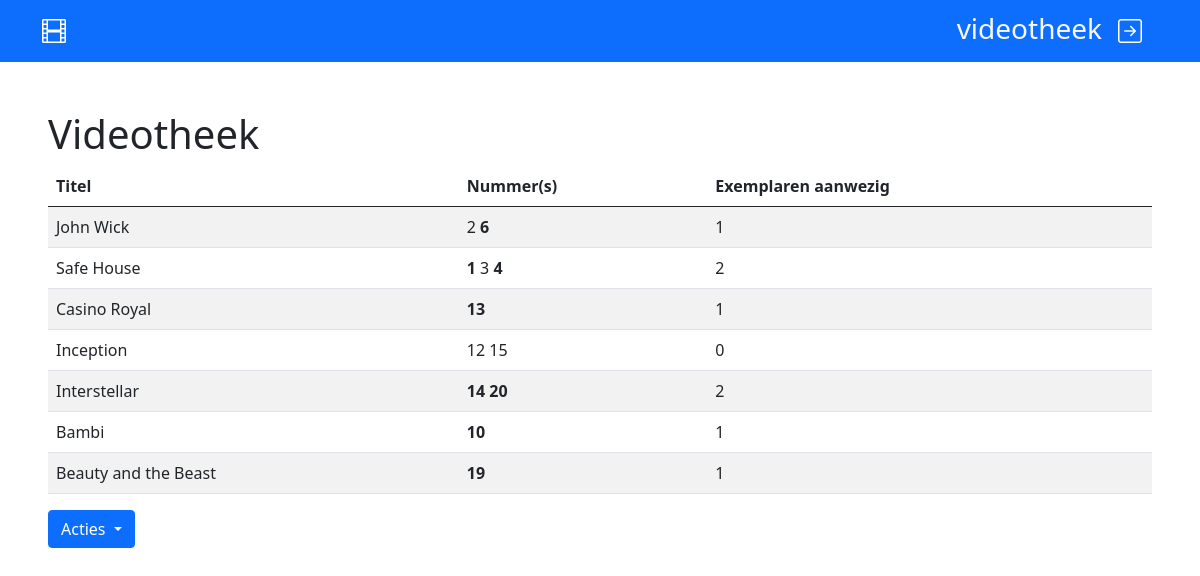
Page /filmoverzicht.php (signed in) on the committed database.
### tables this page shows
CREATE TABLE `films` (
  `filmId` int(11) NOT NULL,
  `title` varchar(255) NOT NULL
);

CREATE TABLE `exemplaren` (
  `exemplaarId` int(11) NOT NULL,
  `aanwezig` tinyint(4) NOT NULL DEFAULT 0,
  `filmId` int(11) NOT NULL
);

### filmoverzicht.php (called while the page is built, shortened)
<?php
$filmService = new FilmService();
$exemplaarService = new ExemplaarService();
$zoekExemplaar = false;
if ($zoekExemplaar === false){
  $films = $filmService->getAllFilms();
}
$filmItems = array();
foreach ($films as $film) {
    $exemplaren = $exemplaarService->getAllExemplarenByFilmId($film->getFilmId());
    $filmItem = new FilmItem($film, $exemplaren);
    array_push($filmItems, $filmItem);
}
include_once 'Presentation/filmoverzicht.php';

### Entities/FilmItem.php (called while the page is built, shortened)
<?php
class FilmItem
{
    private Film $film;
    private array $exemplaren;
    public function __construct(Film $film, array $exemplaren)
    {
        $this->film = $film;
        $this->exemplaren = $exemplaren;
    }
    public function getFilm(): Film
    {
        return $this->film;
    }
    public function getExemplaren(): array
    {
        return $this->exemplaren;
    }
    public function getExemplarenAanwezigCount(): int
    {
        $count = 0;
        foreach ($this->exemplaren as $exemplaar) {
            if ($exemplaar->getAanwezig()) {
                $count++;
            }
        }
        return $count;
    }
}

### Entities/Film.php (called while the page is built, shortened)
<?php
class Film
{
	private string $title;
	public function __construct(int $filmId, string $title)
	{
		$this->title = $title;
	}
	public function getTitle(): string
	{
		return $this->title;
	}
}

### Data/FilmDAO.php (called while the page is built, shortened)
<?php
class FilmDAO extends BaseDAO
{
    public function getAllFilms(): ?array
    {
        $items = array();
        try {
            $dbh = $this->db_connect();
            $queryStr = "SELECT * FROM films";
            $resultSet = $dbh->query($queryStr);
            foreach ($resultSet as $rij) {
                if ($rij) {
                    $item =  $this->createFilmFromRow($rij);
                    array_push($items, $item);
                }
            }
        } catch (\PDOException $e) {
            print "Error!: " . $e->getMessage() . "<br/>";
        }
        return $items;
    }
    private function createFilmFromRow($row): Film
    {
        return new Film((int)$row["filmId"], $row["title"]);
    }
}

### Business/FilmService.php (called while the page is built, shortened)
<?php
class FilmService
{
    private FilmDAO $filmDAO;
    public function __construct()
    {
        $this->filmDAO = new FilmDAO();
    }
    public function getAllFilms(): ?array
    {
        return $this->filmDAO->getAllFilms();
    }
}

### Entities/Exemplaar.php (called while the page is built, shortened)
<?php
class Exemplaar
{
	private int $exemplaarId;
	private bool $aanwezig;
	public function __construct(int $exemplaarId, int $filmId, bool $aanwezig)
	{
		$this->exemplaarId = $exemplaarId;
		$this->aanwezig = $aanwezig;
	}
	public function getExemplaarId(): int
	{
		return $this->exemplaarId;
	}
	public function getAanwezig(): bool
	{
		return $this->aanwezig;
	}
}

### Data/ExemplaarDAO.php (called while the page is built, shortened)
<?php
class ExemplaarDAO extends BaseDAO
{
    public function getAllExemplarenByFilmId(int $filmId): ?array
    {
        $items = array();
        try {
            $dbh = $this->db_connect();
            $statement = $dbh->prepare("SELECT * FROM exemplaren WHERE filmId = :filmId");
            $statement->bindValue(":filmId", $filmId);
            $statement->execute();
            $resultSet = $statement->fetchAll(\PDO::FETCH_ASSOC);
            foreach ($resultSet as $rij) {
                if ($rij) {
                    $item =  $this->createExemplaarFromRow($rij);
                    array_push($items, $item);
                }
            }
        } catch (\PDOException $e) {
            print "Error!: " . $e->getMessage() . "<br/>";
        }
        return $items;
    }
    private function createExemplaarFromRow($row): Exemplaar
    {
        return new Exemplaar(
            (int)$row["exemplaarId"],
            (int)$row["filmId"],
            (bool)$row["aanwezig"]
        );
    }
}

### Business/ExemplaarService.php (called while the page is built, shortened)
<?php
class ExemplaarService
{
    private ExemplaarDAO $exemplaarDAO;
    public function __construct()
    {
        $this->exemplaarDAO = new ExemplaarDAO();
    }
    public function getAllExemplarenByFilmId(int $filmId): ?array
    {
        return $this->exemplaarDAO->getAllExemplarenByFilmId($filmId);
    }
}

### Presentation/filmoverzicht.php (the view, shortened to what this page needs)
<!DOCTYPE HTML>
<html>
    <head>
        <link href="https://cdn.jsdelivr.net/npm/bootstrap@5.0.1/dist/css/bootstrap.min.css" rel="stylesheet">
        <link rel="stylesheet" href="https://cdn.jsdelivr.net/npm/bootstrap-icons@1.5.0/font/bootstrap-icons.css">
    </head>
    <body>
        <nav class="navbar navbar-dark bg-primary">
            <div class="container d-flex justify-content-between">
                <a class="navbar-brand fs-4" href="./filmoverzicht.php">
                    <i class="bi bi-film"></i>
                </a>
                <div class="d-flex">
                <h3 class="text-light mt-1 mx-3"> <?php
                    echo $_SESSION["user"];
                    ?></h3>
                    <a class="navbar-brand fs-4" href="./login.php">
                        <i class="bi bi-arrow-right-square"></i>
                    </a>
                </div>
            </div>
        </nav>
        <div class="m-5">
            <h1>Videotheek</h1>
            <table class="table table-striped">
                <thead>
                    <tr>
                        <th scope="col">Titel</th>
                        <th scope="col">Nummer(s)</th>
                        <th scope="col">Exemplaren aanwezig</th>
                    </tr>
                </thead>
                <tbody>
        <?php
          foreach($filmItems as $filmItem){
        ?>
                        <tr>
                            <td>
                                <?php echo $filmItem->getFilm()->getTitle(); ?>
                            </td>
                            <td>
                                <?php
                      foreach($filmItem->getExemplaren() as $exemplaar){
                                ?>
                                <span>
                                    <?php if($exemplaar->getAanwezig()) { ?>
                                    <b>
                                        <?php } ?>
                                        <?php echo $exemplaar->getExemplaarId(); ?>
                                         <?php if($exemplaar->getAanwezig()) { ?>
                                    </b>
                                    <?php } ?>
                                    <?php } ?>
                                </span>
                            </td>
                            <td>
                                <?php
              echo $filmItem->getExemplarenAanwezigCount();
                                ?>
                            </td>
                        </tr>
                    <?php } ?>
                </tbody>
            </table>
            <div class="btn-group" role="group">
                <button id="btnActionsGroup" type="button" class="btn btn-primary dropdown-toggle" data-bs-toggle="dropdown" aria-expanded="false">
                    Acties
                </button>
             </div>
        </div>
    </body>
</html>

### rows in the picture
films: title "John Wick", ExemplarenAanwezigCount "1"
exemplaren: exemplaarId "2"
exemplaren: exemplaarId "6"
films: title "Safe House", ExemplarenAanwezigCount "2"
exemplaren: exemplaarId "1"
exemplaren: exemplaarId "3"
exemplaren: exemplaarId "4"
films: title "Casino Royal", ExemplarenAanwezigCount "1"
exemplaren: exemplaarId "13"
films: title "Inception", ExemplarenAanwezigCount "0"
exemplaren: exemplaarId "12"
exemplaren: exemplaarId "15"
films: title "Interstellar", ExemplarenAanwezigCount "2"
exemplaren: exemplaarId "14"
exemplaren: exemplaarId "20"
films: title "Bambi", ExemplarenAanwezigCount "1"
exemplaren: exemplaarId "10"
films: title "Beauty and the Beast", ExemplarenAanwezigCount "1"
exemplaren: exemplaarId "19"

### other values in the picture
$_SESSION["user"] "videotheek"
